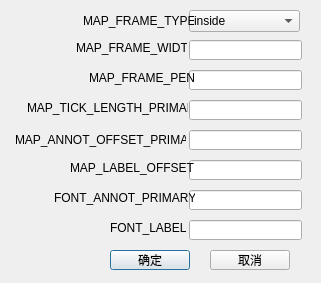
<?xml version="1.0" encoding="UTF-8"?>
<ui version="4.0">
 <class>GMT_set</class>
 <widget class="QDialog" name="GMT_set">
  <property name="geometry">
   <rect>
    <x>0</x>
    <y>0</y>
    <width>321</width>
    <height>283</height>
   </rect>
  </property>
  <property name="windowTitle">
   <string>Dialog</string>
  </property>
  <widget class="QComboBox" name="MAP_FRAME_TYPE">
   <property name="geometry">
    <rect>
     <x>189</x>
     <y>10</y>
     <width>111</width>
     <height>22</height>
    </rect>
   </property>
   <item>
    <property name="text">
     <string>inside</string>
    </property>
   </item>
   <item>
    <property name="text">
     <string>plain</string>
    </property>
   </item>
   <item>
    <property name="text">
     <string>graph</string>
    </property>
   </item>
   <item>
    <property name="text">
     <string>fancy</string>
    </property>
   </item>
   <item>
    <property name="text">
     <string>fancy+</string>
    </property>
   </item>
  </widget>
  <widget class="QLineEdit" name="MAP_FRAME_WIDTH">
   <property name="geometry">
    <rect>
     <x>189</x>
     <y>40</y>
     <width>113</width>
     <height>20</height>
    </rect>
   </property>
  </widget>
  <widget class="QLineEdit" name="MAP_FRAME_PEN">
   <property name="geometry">
    <rect>
     <x>189</x>
     <y>70</y>
     <width>113</width>
     <height>20</height>
    </rect>
   </property>
  </widget>
  <widget class="QLineEdit" name="MAP_TICK_LENGTH_PRIMARY">
   <property name="geometry">
    <rect>
     <x>189</x>
     <y>100</y>
     <width>113</width>
     <height>20</height>
    </rect>
   </property>
  </widget>
  <widget class="QLineEdit" name="MAP_ANNOT_OFFSET_PRIMARY">
   <property name="geometry">
    <rect>
     <x>189</x>
     <y>130</y>
     <width>113</width>
     <height>20</height>
    </rect>
   </property>
  </widget>
  <widget class="QLineEdit" name="MAP_LABEL_OFFSET">
   <property name="geometry">
    <rect>
     <x>189</x>
     <y>160</y>
     <width>113</width>
     <height>20</height>
    </rect>
   </property>
  </widget>
  <widget class="QLineEdit" name="FONT_ANNOT_PRIMARY">
   <property name="geometry">
    <rect>
     <x>189</x>
     <y>190</y>
     <width>113</width>
     <height>20</height>
    </rect>
   </property>
  </widget>
  <widget class="QLineEdit" name="FONT_LABEL">
   <property name="geometry">
    <rect>
     <x>189</x>
     <y>220</y>
     <width>113</width>
     <height>20</height>
    </rect>
   </property>
  </widget>
  <widget class="QPushButton" name="bok">
   <property name="geometry">
    <rect>
     <x>110</x>
     <y>250</y>
     <width>80</width>
     <height>20</height>
    </rect>
   </property>
   <property name="text">
    <string>确定</string>
   </property>
  </widget>
  <widget class="QPushButton" name="bexit">
   <property name="geometry">
    <rect>
     <x>210</x>
     <y>250</y>
     <width>80</width>
     <height>20</height>
    </rect>
   </property>
   <property name="text">
    <string>取消</string>
   </property>
  </widget>
  <widget class="QLabel" name="label">
   <property name="geometry">
    <rect>
     <x>83</x>
     <y>13</y>
     <width>111</width>
     <height>16</height>
    </rect>
   </property>
   <property name="text">
    <string>MAP_FRAME_TYPE</string>
   </property>
  </widget>
  <widget class="QLabel" name="label_2">
   <property name="geometry">
    <rect>
     <x>76</x>
     <y>40</y>
     <width>111</width>
     <height>16</height>
    </rect>
   </property>
   <property name="text">
    <string>MAP_FRAME_WIDTH</string>
   </property>
  </widget>
  <widget class="QLabel" name="label_3">
   <property name="geometry">
    <rect>
     <x>89</x>
     <y>70</y>
     <width>121</width>
     <height>16</height>
    </rect>
   </property>
   <property name="text">
    <string>MAP_FRAME_PEN</string>
   </property>
  </widget>
  <widget class="QLabel" name="label_4">
   <property name="geometry">
    <rect>
     <x>27</x>
     <y>100</y>
     <width>161</width>
     <height>16</height>
    </rect>
   </property>
   <property name="text">
    <string>MAP_TICK_LENGTH_PRIMARY</string>
   </property>
  </widget>
  <widget class="QLabel" name="label_5">
   <property name="geometry">
    <rect>
     <x>15</x>
     <y>130</y>
     <width>171</width>
     <height>20</height>
    </rect>
   </property>
   <property name="text">
    <string>MAP_ANNOT_OFFSET_PRIMARY</string>
   </property>
  </widget>
  <widget class="QLabel" name="label_6">
   <property name="geometry">
    <rect>
     <x>70</x>
     <y>160</y>
     <width>141</width>
     <height>16</height>
    </rect>
   </property>
   <property name="text">
    <string>MAP_LABEL_OFFSET</string>
   </property>
  </widget>
  <widget class="QLabel" name="label_7">
   <property name="geometry">
    <rect>
     <x>54</x>
     <y>190</y>
     <width>141</width>
     <height>16</height>
    </rect>
   </property>
   <property name="text">
    <string>FONT_ANNOT_PRIMARY</string>
   </property>
  </widget>
  <widget class="QLabel" name="label_8">
   <property name="geometry">
    <rect>
     <x>110</x>
     <y>220</y>
     <width>131</width>
     <height>16</height>
    </rect>
   </property>
   <property name="text">
    <string>FONT_LABEL</string>
   </property>
  </widget>
 </widget>
 <resources/>
 <connections/>
</ui>
